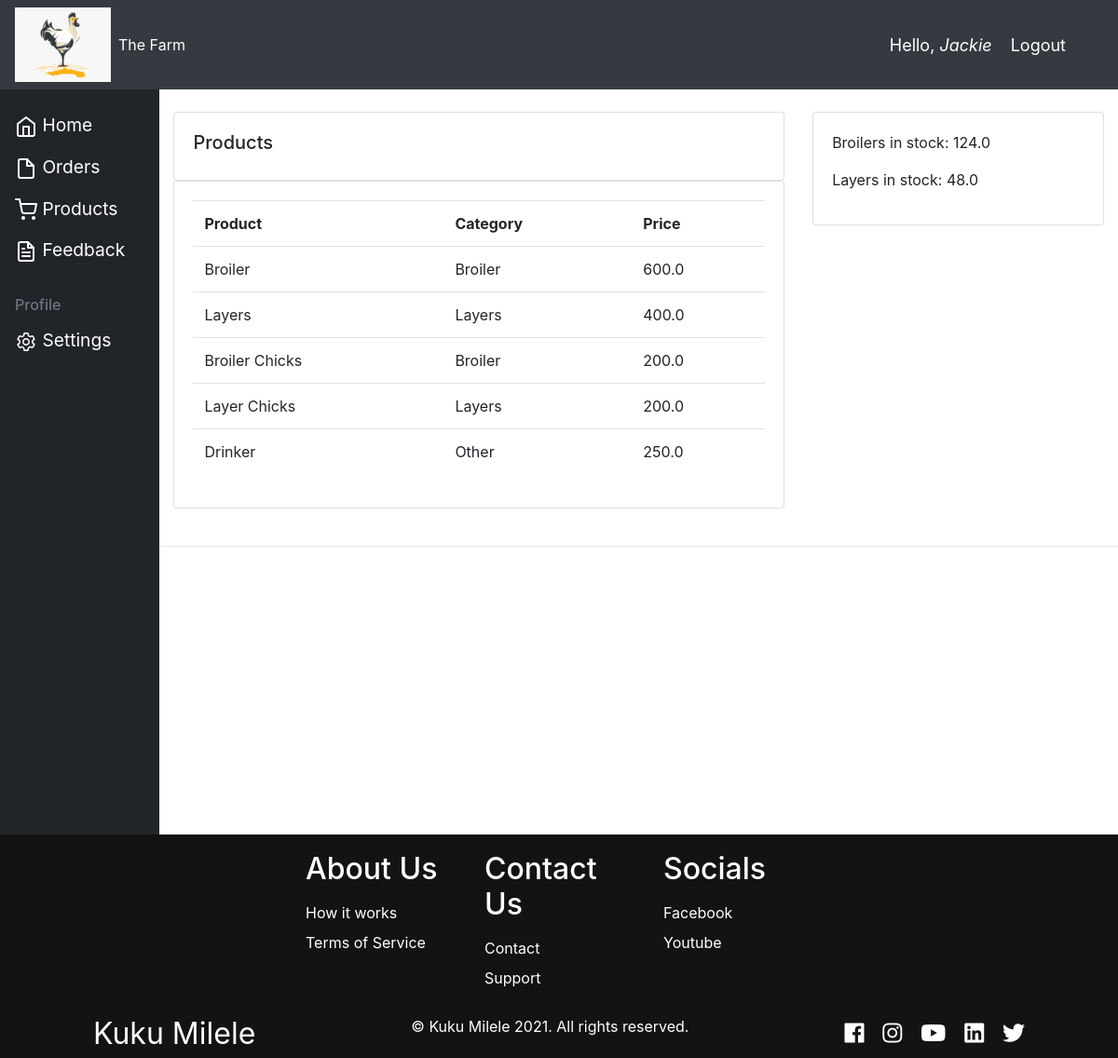
Screenshot of /cust_products/ (signed in) with the database file from the repository.
### accounts/models.py (models this page shows, shortened)
class Product(models.Model):
    CATEGORY = (
        ("Broiler", "Broiler"),
        ("Layers", "Layers"),
        ("Feeds", "Feeds"),
        ("Other", "Other"),
    )
    name = models.CharField(max_length=100, null=True)
    price = models.FloatField(null=True, validators=[MinValueValidator(1.0)])
    category = models.CharField(max_length=200, null=True, choices=CATEGORY)
    description = models.CharField(max_length=200, null=True, blank=True)
    date_added = models.DateTimeField(auto_now_add=True, null=True)
    tags = models.ManyToManyField(Tag)

### accounts/decorators.py (the view)
        def wrapper_func(request, *args, **kwargs):
            group = None
            if request.user.groups.exists():
                group = request.user.groups.all()[0].name
            if group in allowed_roles:
                return view_func(request, *args, **kwargs)
            else:
                return HttpResponse('You are not authorized to view this page as per the decorator')

### accounts/views.py (called while the page is built)
@login_required(login_url="login")
@allowed_users(allowed_roles=["customer"])
def customerProducts(request):
    products = Product.objects.all()
    flock = Flock.objects.all()
    active_flock = []
    broilers_count = []
    layers_count = []
    results = []
    for i in flock:
        results.append(i)
        active_flock.append(i.flock_quantity)
    for n in results:
        if n.flock_breedtype == "Broiler":
            broilers_count.append(n.flock_quantity)
        else:
            layers_count.append(n.flock_quantity)
    broilers_quantity = sum(broilers_count)
    layers_quantity = sum(layers_count)
    context = {
        "products": products,
        "broilers_quantity": broilers_quantity,
        "layers_quantity": layers_quantity,
    }
    return render(request, "accounts/customer_products.html", context)

### accounts/templates/accounts/customer_products.html
{% extends 'accounts/home.html' %} {% block content %}
<br />
<div class="row">
  <div class="col-md-8">
    <div class="card card-body">
      <h5>Products</h5>
    </div>
    <div class="card card-body">
      <table class="table">
        <tr>
          <th>Product</th>
          <th>Category</th>
          <th>Price</th>
        </tr>
        {% for i in products %}
        <tr>
          <td>{{i.name}}</td>
          <td>{{i.category}}</td>
          <td>{{i.price}}</td>
        </tr>
        {% endfor %}
      </table>
    </div>
  </div>
  <div class="col-md-4">
    <div class="card card-body">
      <p>Broilers in stock: {{broilers_quantity}}</p>
      <p>Layers in stock: {{layers_quantity}}</p>
    </div>
  </div>
</div>
{% endblock content %}

### accounts/templates/accounts/navbar.html (shortened to what this page needs)
{% load static %}
<nav class="navbar navbar-expand-lg navbar-dark bg-dark">
  <a href="{% url 'home' %}"
    ><img src="{% static 'images/logo.png' %}" alt=""
  /></a>
  <div class="collapse navbar-collapse" id="navbarNav">
    <ul class="navbar-nav">
      <li class="nav-item active">
        <a class="nav-link" href="{% url 'home' %}">The Farm</a>
      </li>
    </ul>
  </div>
  <span class="hello-msg">Hello,<i class="username"> {{request.user}}</i></span>
  <span class="hello-msg"
    ><a class="hello-msg" href="{% url 'logout' %}">Logout</a></span
  >
</nav>

### static/css/main.css (style rules this page uses)
*, html { scroll-behavior: smooth; }
body { background-color: #ebeff5; }

### accounts/templates/accounts/navbar.html (style rules this page uses)
.hello-msg { font-size: 18px; color: #fff; margin-right: 20px; }

### rows the page displays
Product: name "Broiler", category "Broiler", price "600.0"
Product: name "Layers", category "Layers", price "400.0"
Product: name "Broiler Chicks", category "Broiler", price "200.0"
Product: name "Layer Chicks", category "Layers", price "200.0"
Product: name "Drinker", category "Other", price "250.0"

### other values shown
{{ request.user }} "Jackie"
{{ broilers_quantity }} "124.0"
{{ layers_quantity }} "48.0"
